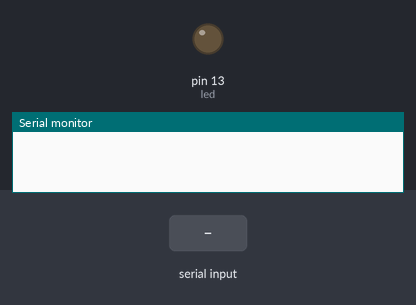
Recording of a sketch running on a simulated Arduino Uno, built with avr-gcc and run on an emulated ATmega328P. Parts: output pins drawn as LEDs (lit = HIGH), the last lines printed to the serial monitor. The inputs (shaded band) are chosen by the test bench.

Above: at 1.2 s.
1.3 s: "90,45\n" received over Serial
At 2.9 s:
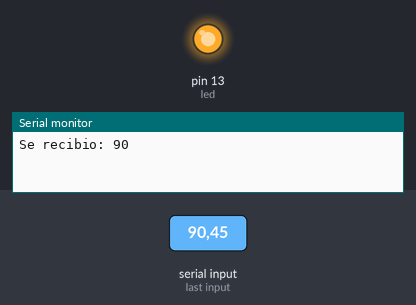
Timing chart, 0 to 4.4 s (numbered marks = the images above; inputs shaded):
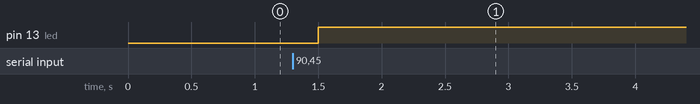

The sketch:

Prog3_ConfirmaRecepcion_de_Python.ino
```cpp
int led = 13;

void setup() {
  // put your setup code here, to run once:
  Serial.begin(9600);
  Serial.setTimeout(100);
  pinMode(led, OUTPUT);
}

int v;
void loop() {
  // put your main code here, to run repeatedly:
  if(Serial.available()>0){
      v = Serial.readString().toInt();
      digitalWrite(led, v);
      Serial.println("Se recibio: " + String(v));
    }
  delay(100);
}
```

Measured:
- after the input at 1.3 s, pin 13 (led): LOW → HIGH after 0.20 s
